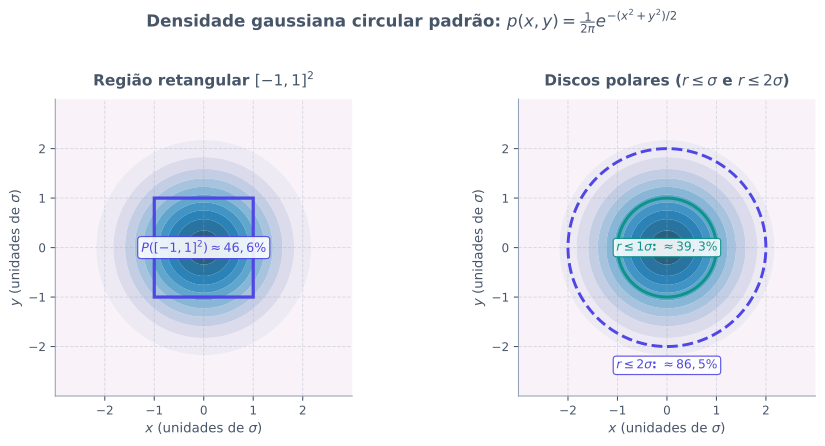

Recreate this plot in Python.
import math
from pathlib import Path

import matplotlib.patches as patches
import matplotlib.pyplot as plt
import numpy as np

plt.rcParams["svg.fonttype"] = "none"


def main() -> None:
    grade = np.linspace(-3.0, 3.0, 240)
    x_grid, y_grid = np.meshgrid(grade, grade)
    densidade = (1.0 / (2.0 * np.pi)) * np.exp(-0.5 * (x_grid**2 + y_grid**2))

    prob_ret = (math.erf(1.0 / math.sqrt(2.0))) ** 2
    prob_r1 = 1.0 - math.exp(-0.5)
    prob_r2 = 1.0 - math.exp(-2.0)

    cor_texto = "#475569"
    cor_grade = "#94A3B8"
    cor_indigo = "#4F46E5"
    cor_teal = "#0D9488"

    fig, (ax_ret, ax_circ) = plt.subplots(1, 2, figsize=(9.8, 4.5))
    fig.patch.set_alpha(0.0)

    # Painel esquerdo: integração em um retângulo [-1, 1] x [-1, 1]
    ax_ret.contourf(x_grid, y_grid, densidade, levels=12, cmap="PuBu", alpha=0.85)
    retangulo = patches.Rectangle(
        (-1.0, -1.0),
        2.0,
        2.0,
        fill=False,
        edgecolor=cor_indigo,
        linewidth=2.4,
        zorder=4,
    )
    ax_ret.add_patch(retangulo)
    ax_ret.text(
        0.0,
        0.0,
        f"$P([-1, 1]^2) \\approx {prob_ret * 100:.1f}\\%$".replace(".", ","),
        color=cor_indigo,
        fontsize=9.5,
        fontweight="bold",
        ha="center",
        va="center",
        zorder=5,
        bbox=dict(boxstyle="round,pad=0.28", facecolor="white", edgecolor=cor_indigo, linewidth=0.9, alpha=0.88),
    )
    ax_ret.set_title(
        "Região retangular $[-1, 1]^2$",
        fontsize=11.5,
        fontweight="bold",
        color=cor_texto,
        pad=10,
    )

    # Painel direito: integração em discos de raio 1 e 2 (em unidades de sigma)
    ax_circ.contourf(x_grid, y_grid, densidade, levels=12, cmap="PuBu", alpha=0.85)
    circulo_1 = patches.Circle(
        (0.0, 0.0),
        1.0,
        fill=False,
        edgecolor=cor_teal,
        linewidth=2.2,
        zorder=4,
    )
    circulo_2 = patches.Circle(
        (0.0, 0.0),
        2.0,
        fill=False,
        edgecolor=cor_indigo,
        linewidth=2.2,
        linestyle="--",
        zorder=4,
    )
    ax_circ.add_patch(circulo_1)
    ax_circ.add_patch(circulo_2)

    ax_circ.text(
        0.0,
        0.0,
        f"$r \\leq 1\\sigma$: $\\approx {prob_r1 * 100:.1f}\\%$".replace(".", ","),
        color=cor_teal,
        fontsize=9.2,
        fontweight="bold",
        ha="center",
        va="center",
        zorder=5,
        bbox=dict(boxstyle="round,pad=0.25", facecolor="white", edgecolor=cor_teal, linewidth=0.9, alpha=0.88),
    )
    ax_circ.text(
        0.0,
        -2.38,
        f"$r \\leq 2\\sigma$: $\\approx {prob_r2 * 100:.1f}\\%$".replace(".", ","),
        color=cor_indigo,
        fontsize=9.2,
        fontweight="bold",
        ha="center",
        va="center",
        zorder=5,
        bbox=dict(boxstyle="round,pad=0.25", facecolor="white", edgecolor=cor_indigo, linewidth=0.9, alpha=0.88),
    )
    ax_circ.set_title(
        "Discos polares ($r \\leq \\sigma$ e $r \\leq 2\\sigma$)",
        fontsize=11.5,
        fontweight="bold",
        color=cor_texto,
        pad=10,
    )

    for ax in (ax_ret, ax_circ):
        ax.set_aspect("equal")
        ax.set_xlim(-3.0, 3.0)
        ax.set_ylim(-3.0, 3.0)
        ax.set_xticks([-2, -1, 0, 1, 2])
        ax.set_yticks([-2, -1, 0, 1, 2])
        ax.set_xlabel("$x$ (unidades de $\\sigma$)", fontsize=10, color=cor_texto)
        ax.set_ylabel("$y$ (unidades de $\\sigma$)", fontsize=10, color=cor_texto)
        ax.patch.set_alpha(0.0)
        ax.grid(True, linestyle="--", linewidth=0.7, alpha=0.35, color=cor_grade)
        ax.spines["top"].set_visible(False)
        ax.spines["right"].set_visible(False)
        ax.spines["left"].set_color(cor_grade)
        ax.spines["bottom"].set_color(cor_grade)
        ax.tick_params(colors=cor_texto, labelsize=9)

    fig.suptitle(
        "Densidade gaussiana circular padrão: $p(x, y) = \\frac{1}{2\\pi} e^{-(x^2 + y^2)/2}$",
        fontsize=12.5,
        fontweight="bold",
        color=cor_texto,
        y=1.02,
    )
    fig.tight_layout()

    destino = Path(__file__).resolve().parent / "densidade-conjunta.svg"
    fig.savefig(destino, format="svg", transparent=True, bbox_inches="tight")
    plt.close(fig)


if __name__ == "__main__":
    main()
